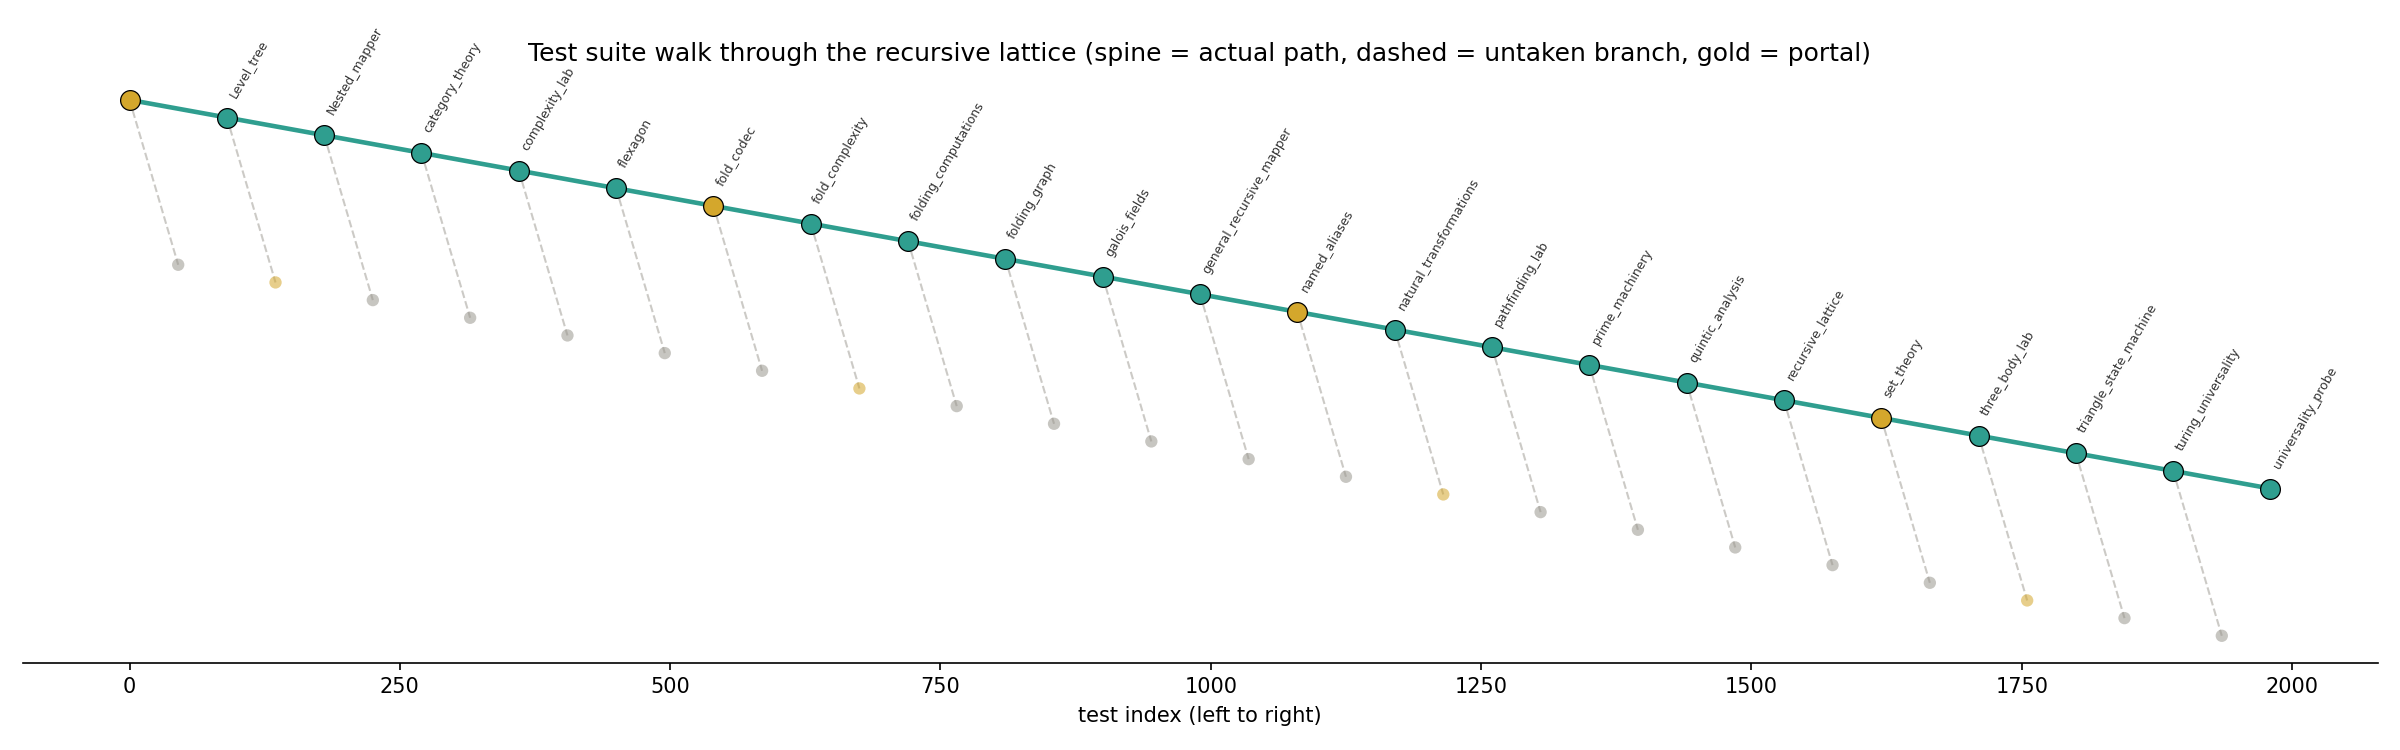

Generate this figure with Python:
from __future__ import annotations
import matplotlib

matplotlib.use("Agg")
import matplotlib.pyplot as plt

from test_harness import run_all_tests
from test_walk_engine import build_test_tree, taken_path, layout_test_tree

TEAL = "#2f9e8f"
CORAL = "#d97757"
AMBER = "#d4a72c"
GRAY = "#9a978f"


def render_preview(results, path_out="test_tree_preview.png"):
    root, result_by_depth = build_test_tree(results, start_x=1, start_y=1)
    laid_out = layout_test_tree(root)
    path_nodes = {id(n) for n in taken_path(root)}

    fig, ax = plt.subplots(figsize=(16, 5))
    pos = {id(ln.node): (ln.x, ln.y) for ln in laid_out}

    # Edges: spine (solid) and preview stubs (dashed, faint)
    for ln in laid_out:
        n = ln.node
        if n.move is None:
            continue
        parent_pos = None
        for other in laid_out:
            if other.node is not n and any(c is n for c in other.node.children):
                parent_pos = (other.x, other.y)
                break
        if parent_pos is None:
            continue
        is_spine = id(n) in path_nodes
        ax.plot(
            [parent_pos[0], ln.x],
            [parent_pos[1], ln.y],
            color=(TEAL if n.move == "RIGHT" else CORAL) if is_spine else GRAY,
            linewidth=2.2 if is_spine else 1.0,
            linestyle="-" if is_spine else "--",
            alpha=1.0 if is_spine else 0.5,
            zorder=1,
        )

    # Nodes
    for ln in laid_out:
        n = ln.node
        is_spine = id(n) in path_nodes
        r = result_by_depth.get(n.depth) if is_spine and n.depth > 0 else None
        if n.portal:
            color = AMBER
        elif not is_spine:
            color = GRAY
        elif r is not None and not r.passed:
            color = "#c0392b"
        else:
            color = TEAL if n.move == "RIGHT" else CORAL
        size = 90 if is_spine else 35
        ax.scatter(
            [ln.x],
            [ln.y],
            s=size,
            color=color,
            alpha=1.0 if is_spine else 0.55,
            zorder=2,
            edgecolors="black" if is_spine else "none",
            linewidths=0.6,
        )
        if is_spine and n.depth > 0 and r is not None:
            ax.annotate(
                r.module,
                (ln.x, ln.y),
                textcoords="offset points",
                xytext=(0, 10 if n.move == "RIGHT" else -14),
                fontsize=6,
                rotation=60,
                ha="left",
                color=("#c0392b" if not r.passed else "#333333"),
            )

    ax.set_title(
        "Test suite walk through the recursive lattice "
        "(spine = actual path, dashed = untaken branch, gold = portal)"
    )
    ax.set_yticks([])
    ax.set_xlabel("test index (left to right)")
    for spine in ("top", "right", "left"):
        ax.spines[spine].set_visible(False)
    plt.tight_layout()
    plt.savefig(path_out, dpi=150)
    plt.close(fig)
    return path_out


if __name__ == "__main__":
    results = run_all_tests()
    out = render_preview(results)
    print(f"Wrote preview to {out}")
